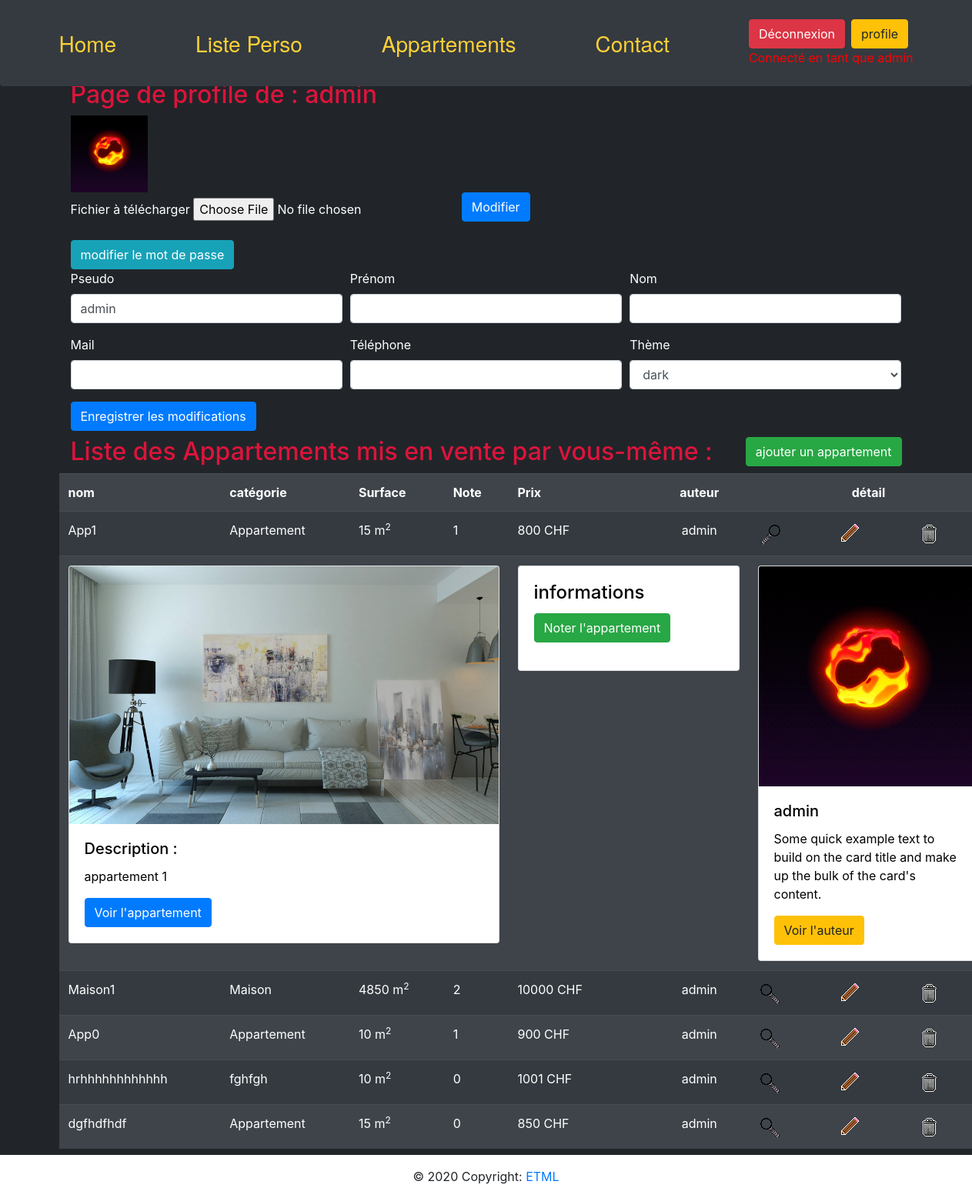
The page /index.php?controller=user&action=profile&idUser=2&id=1&start=0 (signed in) on the database its author committed.
### tables this page shows
CREATE TABLE `t_user` (
  `idUser` bigint(20) UNSIGNED NOT NULL,
  `usePseudo` varchar(50) NOT NULL,
  `useFirstname` varchar(50) DEFAULT NULL,
  `useName` varchar(50) DEFAULT NULL,
  `usePassword` varchar(255) NOT NULL,
  `useMail` varchar(50) DEFAULT NULL,
  `usePhone` varchar(20) DEFAULT NULL,
  `useImage` varchar(255) DEFAULT 'defaultUserPicture.png	',
  `useProfilePref` int(11) NOT NULL DEFAULT '1',
  `useCreatedOn` datetime NOT NULL DEFAULT CURRENT_TIMESTAMP
);

CREATE TABLE `t_profile` (
  `idProfile` bigint(20) UNSIGNED NOT NULL,
  `proName` varchar(50) NOT NULL DEFAULT 'default'
);

CREATE TABLE `t_appartement` (
  `idAppartement` bigint(20) UNSIGNED NOT NULL,
  `appName` varchar(50) NOT NULL,
  `appDescription` varchar(255) DEFAULT NULL,
  `appCategory` varchar(50) DEFAULT NULL,
  `appImage` varchar(255) DEFAULT 'defaultAppartementPicture.jpg',
  `appSurface` float DEFAULT NULL,
  `appPrix` float NOT NULL,
  `appDate` datetime NOT NULL DEFAULT CURRENT_TIMESTAMP,
  `appRate` int(11) NOT NULL DEFAULT '0',
  `idUser` int(11) NOT NULL
);

### view/page/restrictedPages/userPage.php (the view, shortened to what the rows shown need)
<div class="container">
	<h2>
		<?php
			if (array_key_exists("isConnected", $_SESSION) && $_SESSION["isConnected"] && array_key_exists("usePseudo", $userProfile))
			{
                echo 'Page de profile de : ' . $userProfile['usePseudo'];
                $imageProfilLink = '"resources/image/Users/' . htmlspecialchars($userProfile['useImage']) . '"';
			}
			else
			{
				header("Location: index.php?controller=user&action=loginForm");
			}
		?>
    </h2>
    <div class="text-white">
        <?php
        echo '<img style="width:100px;" src=' . $imageProfilLink . ' alt="image de profile">';
        if (isset($selfPage) && $selfPage)
        {
            echo '<form action="index.php?controller=user&action=profile&pic=true&idUser=' . $userProfile["idUser"] . '" method="post" enctype="multipart/form-data">';
                ?>
                <div class="form-group">
                </div>
            </form>
            <button type="button" class="btn btn-info" style="height: fit-content" data-toggle="modal" data-target="#modifPassword">modifier le mot de passe</button>
        <?php
        }
        if (isset($selfPage) && $selfPage)
        {
            echo '<form action="index.php?controller=user&action=profile&idUser=' . $userProfile["idUser"] . '" method="post">';
        }
        ?>
        <div class="form-row" style="height: fit-content">
            <div class="form-group col-md-4 mb-3">
                <label for="pseudo">Pseudo</label>
                <?php
                    echo '<input type="text" class="form-control" name="pseudo" id="pseudo" placeholder="' . $userProfile["usePseudo"] . '" ' . 'value="' . $userProfile["usePseudo"] . '" ';
                    if (!$selfPage)
                    {
                        echo 'disabled="disabled"';
                    }
                    echo '>';
                ?>
            </div>
        </div>
        <div class="form-row" style="height: fit-content">
            <div class="form-group col-md-4 mb-3">
                <label for="phone">Thème</label>
                <?php
                echo '<select id="profilePref" name="profilePref" class="form-control" ';
                    if (!$selfPage)
                    {
                        echo 'disabled="disabled"';
                    }
                    echo '>';
                    foreach ($profiles as $profile)
                    {
                        echo '<option value="' . $profile["idProfile"] . '"';
                        if (array_key_exists("useProfilePref", $userProfile) && $userProfile["useProfilePref"] == $profile["idProfile"])
                        {
                            echo 'selected';
                        }
                        echo '>' . $profile["proName"] . '</option>';
                    }
                ?>
                </select>
            </div>
        </div>
        <?php
            if (isset($selfPage) && $selfPage)
            {
                ?>
                <div class="pull-right">
                </div>
                <?php
                echo '</form>';
            }
        ?>
    </div>
    <div class="d-flex">
        <div>
            <h2>Liste des Appartements mis en vente par vous-même :</h2>
        </div>
        <div class="ml-auto mb-2">
        </div>
    </div>
    <div class="row">
        <table class="table table-striped table-dark">
        <tr>
            <th>nom</th>
            <th>catégorie</th>
		    <th>Surface</th>
            <th>Note</th>
            <th>Prix</th>
            <th class="text-center">auteur</th>
            <th colspan="3" class="text-center">détail</th>
        </tr>
        <?php
            $startIndex = 0;
            if (array_key_exists("start", $_GET))
            {
                $startIndex = $_GET["start"];
            }
            foreach ($appartements as $appartement)
            {
                $user = $database->getOneUserById($appartement["idUser"]);
                echo '<tr>';
                    echo '<td><a class="text-white" href="index.php?controller=appartement&action=detail&id=' . htmlspecialchars($appartement['idAppartement']) . '">' . htmlspecialchars($appartement['appName']) . '</a></td>';
                    echo '<td>' . htmlspecialchars($appartement['appCategory']) . '</td>';
                    echo '<td>' . htmlspecialchars($appartement['appSurface']) . ' m<sup>2</sup></td>';
                    echo '<td>' . htmlspecialchars($appartement['appRate']) . '</td>';
                    echo '<td>' . htmlspecialchars($appartement['appPrix']) . ' CHF</td>';
                    echo '<td class="text-center">' . $user["usePseudo"] . '</td>';
                    if (array_key_exists("id", $_GET) && $_GET["id"] == $appartement["idAppartement"])
                    {
                        echo '<td class="icon-column"><a href="index.php?controller=user&action=profile&idUser=' . $appartement["idUser"] . '&start=' . $startIndex . '"><div class="bg-iconLoupe-reverse"></div></a></td>';
                        echo '<td class="icon-column">';
                        if (isset($selfPage) && $selfPage)
                        {
                            echo '<a href="index.php?controller=appartement&action=editAppartement&id=' . htmlspecialchars($appartement['idAppartement']) . '"><div class="bg-iconPencil"></div></a>';
                        }
                        echo '</td>';
                        echo '<td class="icon-column">';
                        if (isset($selfPage) && $selfPage)
                        {
                            echo '<a onclick="return confirm(\'Voulez-vous vraiment supprimer définitivement cet appartement ?\')" href="index.php?controller=appartement&action=deleteAppartement&id=' . htmlspecialchars($appartement['idAppartement']) . '"><div class="bg-iconTrash"></div></a>';
                        }
                        echo '</td>';
                    }
                    else
                    {
                        echo '<td class="icon-column"><a href="index.php?controller=user&action=profile&idUser=' . $appartement["idUser"] . '&id=' . htmlspecialchars($appartement['idAppartement']) . '&start=' . $startIndex . '"><div class="bg-iconLoupe"></div></a></td>';
                        echo '<td class="icon-column">';
                        if (isset($selfPage) && $selfPage)
                        {
                            echo '<a href="index.php?controller=appartement&action=editAppartement&id=' . htmlspecialchars($appartement['idAppartement']) . '"><div class="bg-iconPencil"></div></a>';
                        }
                        echo '</td>';
                        echo '<td class="icon-column">';
                        if (isset($selfPage) && $selfPage)
                        {
                            echo '<a onclick="return confirm(\'Voulez-vous vraiment supprimer définitivement cet appartement ?\')" href="index.php?controller=appartement&action=deleteAppartement&id=' . htmlspecialchars($appartement['idAppartement']) . '"><div class="bg-iconTrash"></div></a>';
                        }
                        echo '</td>';
                    }
                echo '</tr>';
                if (array_key_exists("id", $_GET) && htmlspecialchars($_GET["id"]) == htmlspecialchars($appartement['idAppartement']))
                {
                    echo '<tr>';
                        $imageLink = '"resources/image/Appartements/' . htmlspecialchars($appartement['appImage']) . '"';
                        echo '<td COLSPAN="4">';
                            echo '<div class="card" style="width: 35rem;">';
                                echo '<img src=' . $imageLink . ' class="card-img-top d-block w-100" alt="image de profile du créateur de l\'appartement">';
                                echo '<div class="card-body" style="color:black">';
                                    echo '<h5 class="card-title">Description :</h5>';
                                    echo '<p class="card-text">' . $appartement["appDescription"] . '</p>';
                                    if (array_key_exists("isConnected", $_SESSION) && $_SESSION["isConnected"])
                                    {
                                        echo '<a href="index.php?controller=appartement&action=detail&id=' . htmlspecialchars($appartement['idAppartement']) . '" class="btn btn-primary">Voir l\'appartement</a>';
                                    }
                                    else
                                    {
                                        echo '<a href="index.php?controller=user&action=loginForm" class="btn btn-primary">Voir l\'appartement</a>';
                                    }
                                echo '</div>';
                            echo '</div>';
                        echo '</td>';
                        echo '<td colspan="2">';
                            echo '<div class="card" style="width: 18rem;">';
                                echo '<div class="card-body" style="color:black">';
                                    echo '<h4 class="card-title">informations</h4>';
                                    if (array_key_exists("isConnected", $_SESSION) && $_SESSION["isConnected"])
                                    {
                                        echo '<a href="index.php?controller=appartement&action=detail&id=' . htmlspecialchars($appartement['idAppartement']) . '" class="btn btn-success">Noter l\'appartement</a>' . '</p>';
                                    }
                                    else
                                    {
                                        echo '<a href="index.php?controller=user&action=loginForm" class="btn btn-success">Login ?</a>';
                                    }
                                echo '</div>';
                            echo '</div>';
                        echo '</td>';
                        $imageProfilLink = '"resources/image/Users/' . htmlspecialchars($user['useImage']) . '"';
                        echo '<td colspan="3" style="width:100px">';
                            echo '<div class="card" style="width: 18rem;">';
                                echo '<img src=' . $imageProfilLink . ' class="card-img-top" alt="image de profile du créateur de l\'appartement">';
                                echo '<div class="card-body" style="color:black">';
                                    echo '<h5 class="card-title">' . $user["usePseudo"] . '</h5>';
                                    echo '<p class="card-text">Some quick example text to build on the card title and make up the bulk of the card\'s content.</p>';
                                    if (array_key_exists("isConnected", $_SESSION) && $_SESSION["isConnected"])
                                    {
                                        echo '<a href="index.php?controller=user&action=profile&idUser=' . $user["idUser"] .  '" class="btn btn-warning">Voir l\'auteur</a>';
                                    }
                                    else
                                    {
                                        echo '<a href="index.php?controller=user&action=loginForm" class="btn btn-warning">Login ?</a>';
                                    }
                                echo '</div>';
                            echo '</div>';
                        echo '</td>';
                    echo '</tr>';
                }
            }
        ?>
        </table>
    </div>

### rows shown on the page
t_user: usePseudo "admin", useImage (picture), pseudo "admin", profilePref "dark"
t_appartement: appName "App1", appCategory "Appartement", appSurface "15", appRate "1", appPrix "800", idUser.usePseudo "admin", appImage (picture), appDescription "appartement 1", idUser.useImage (picture)
t_appartement: appName "Maison1", appCategory "Maison", appSurface "4850", appRate "2", appPrix "10000", idUser.usePseudo "admin"
t_appartement: appName "App0", appCategory "Appartement", appSurface "10", appRate "1", appPrix "900", idUser.usePseudo "admin"
t_appartement: appName "hrhhhhhhhhhhhh", appCategory "fghfgh", appSurface "10", appRate "0", appPrix "1001", idUser.usePseudo "admin"
t_appartement: appName "dgfhdfhdf", appCategory "Appartement", appSurface "15", appRate "0", appPrix "850", idUser.usePseudo "admin"

### other values the page prints
$_SESSION['username'] "admin"
